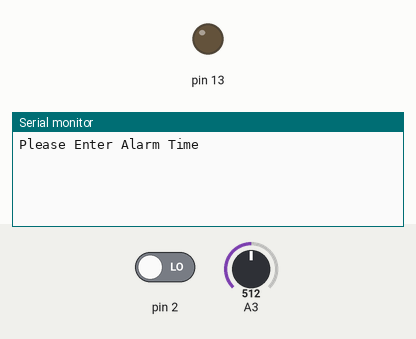
Recording of a sketch running on a simulated Arduino Uno, built with avr-gcc and run on an emulated ATmega328P. On the bench: output pins drawn as LEDs (lit = HIGH), the last lines printed to the serial monitor. The test bench sets the inputs (shaded band); at power-on: pin 2 LOW, A3 = 512. The local clock reads 2024-03-15 10:24:30 at power-on unless the sketch sets it.

Above: at 1.2 s.
1.3 s: pin 2 driven HIGH
At 1.8 s:
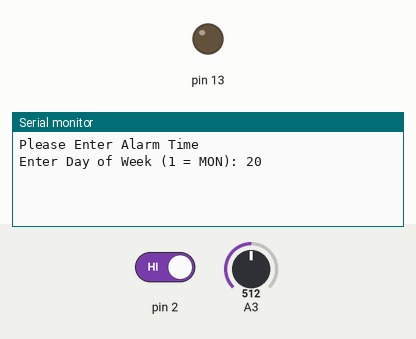
At 2.7 s:
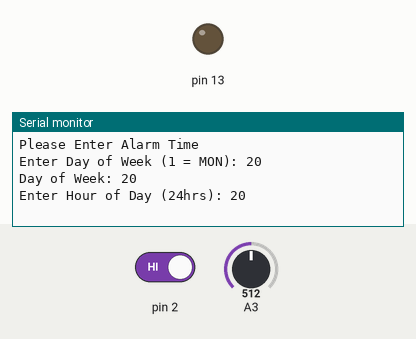

Measured:
- after the input at 1.3 s, the serial monitor: prints a new line at once (image 1)

The sketch:

Alarm_Set.ino
```cpp
/*DS3231_Serial_Hard + Button_Test
 *
 * This program allows a user to set an alarm based on the day of the week and the time of day.
 * It then sounds the alarm at the specified time, and will be silenced by the pressing of the button.
 * Uncomment the set time values in the void setup to reset the clock, then download the program to the arduino
 * Re-comment the set time values to run the regular program.
 *
 * RTC Hookup:
 * ----------------------
 * DS3231:  SDA pin   -> Arduino Analog 4 or the dedicated SDA pin
 *          SCL pin   -> Arduino Analog 5 or the dedicated SCL pin
 *
 * User Input Hookup:
 * Potentiometer connected to 5V + GND, with data pin going to A3.
 * Button is connected to 3.3V with other side connected to data pin 2 and a 10K resistor going to GND.
 * Hookup whatever alarm mechanism (piezo, led, etc.) to pin 13.
 *
 */

#include <DS3231.h>

int buttonpress = 0;
int selection = 0;
int MIN = 0;
int HRS = 0;
int DOW = 0;
int pressnumber = 0;
String Day = " ";

// Init the DS3231 using the hardware interface
DS3231  rtc(SDA, SCL);

// Init a Time-data structure
Time  t;

void setup()
{

  // Setup Serial connection
  Serial.begin(115200);

  // Initialize the rtc object
  rtc.begin();

  // The following lines can be uncommented to set the date and time
  //rtc.setDOW(WEDNESDAY);     // Set Day-of-Week to SUNDAY
  //rtc.setTime(9, 34, 0);     // Set the time to 12:00:00 (24hr format)
  //rtc.setDate(8, 8, 2018);   // Set the date to January 1st, 2014

  pinMode(13,OUTPUT);
  pinMode(2,INPUT);
  pinMode(A3,INPUT);

  Serial.println("Please Enter Alarm Time");
}

void loop()
{
  while(pressnumber < 4)
  {
    selection = analogRead(A3);
  // Serial.println(selection);
  buttonpress = digitalRead(2);
  if(buttonpress == HIGH)
  {
    pressnumber = pressnumber + 1;
    //digitalWrite(13,HIGH);
   while(pressnumber == 1)
   {
    Serial.print("Enter Day of Week (1 = MON): ");
    DOW = analogRead(A3) / 25;
    Serial.println(DOW);
    delay (1000);
    int subpress = digitalRead(2);

    if(subpress ==HIGH)
    {
      pressnumber = pressnumber + 1;
      DOW = analogRead(A3) /25;
      Serial.print("Day of Week: ");
      Serial.println(DOW);
    }
   }
  }
  while(pressnumber == 2)
   {
    Serial.print("Enter Hour of Day (24hrs): ");
    selection = analogRead(A3) /25 ;
    Serial.println(selection);
    delay (1000);
    int subpress = digitalRead(2);

    if(subpress == HIGH)
    {
      pressnumber = pressnumber + 1;
      HRS = analogRead(A3) / 25 ;
      // Serial.print("Time of Alarm ");
      Serial.println(HRS);
    }
   }
   while(pressnumber == 3)
   {
    Serial.print("Enter Minute of Hour: ");
    selection = analogRead(A3) /16;
    Serial.println(selection);
    delay (1000);
    int subpress = digitalRead(2);

    if(subpress ==HIGH)
    {
      pressnumber = pressnumber + 1;
      MIN = analogRead(A3) / 16 ;
      //Serial.print("Minute of Alarm ");
      Serial.println(MIN);
    }
   }
  if(pressnumber > 3)
  {

    if(DOW == 1)
    {
       Day = "Monday";
    }
    if(DOW == 2)
    {
       Day = "Tuesday";
    }
    if(DOW == 3)
    {
       Day = "Wednesday";
    }
    if(DOW == 4)
    {
       Day = "Thursday";
    }
    if(DOW == 5)
    {
       Day = "Friday";
    }
    if(DOW == 6)
    {
       Day = "Saturday";
    }
    if(DOW == 7)
    {
      String Day = "Sunday";
    }

    Serial.print("Alarm Set to: ");
    Serial.print(Day);
    Serial.print(" at ");
    Serial.print(HRS);
    Serial.print(":");
    Serial.println(MIN);
    }

     digitalWrite(13,LOW);
  }

  int silencer = 0;
  // Get data from the DS3231

  t = rtc.getTime();

  if(t.dow == DOW) // Check to see if there is an alarm today.
  {
    Serial.println("Alarm set for Today");
  }

   if(t.hour == HRS) // Check to see if there is an alarm this hour
  {
    if(t.min == MIN) // if it is the right minute of the hour, set off alarm
    {
      while(silencer == 0)
      {
        digitalWrite(13, HIGH); // Turn on alarm
        if(buttonpress == HIGH) //if silence button is pressed, turn off alarm
        {
          silencer = 1;
          digitalWrite(13,LOW);
        }

        delay (60000); // Wait a minute so that alarm doesn't go off again.
      }

    }
  }
  // Send date over serial connection
 // Serial.print("Today is the ");
  //Serial.print(t.date, DEC);
  //Serial.print(". day of ");
 // Serial.print(rtc.getMonthStr());
 // Serial.print(" in the year ");
 // Serial.print(t.year, DEC);
 // Serial.println(".");

  // Send Day-of-Week and time
  Serial.print("It is the ");
  Serial.print(t.dow, DEC);
  Serial.print(". day of the week (counting monday as the 1st), time is ");
  Serial.print(t.hour, DEC);
  //Serial.print(" hour(s), ");
  //Serial.print(":");
  Serial.println(t.min, DEC);
  //Serial.print(" minute(s) and ");
  //Serial.print(t.sec, DEC);
  //Serial.println(" second(s) since midnight.");

  // Send a divider for readability
  //Serial.println("  -  -  -  -  -  -  -  -  -  -  -  -  -  -  -  -  -  -  -  -  -");

  // Wait one second before repeating :)
  delay (1000);
}
```
